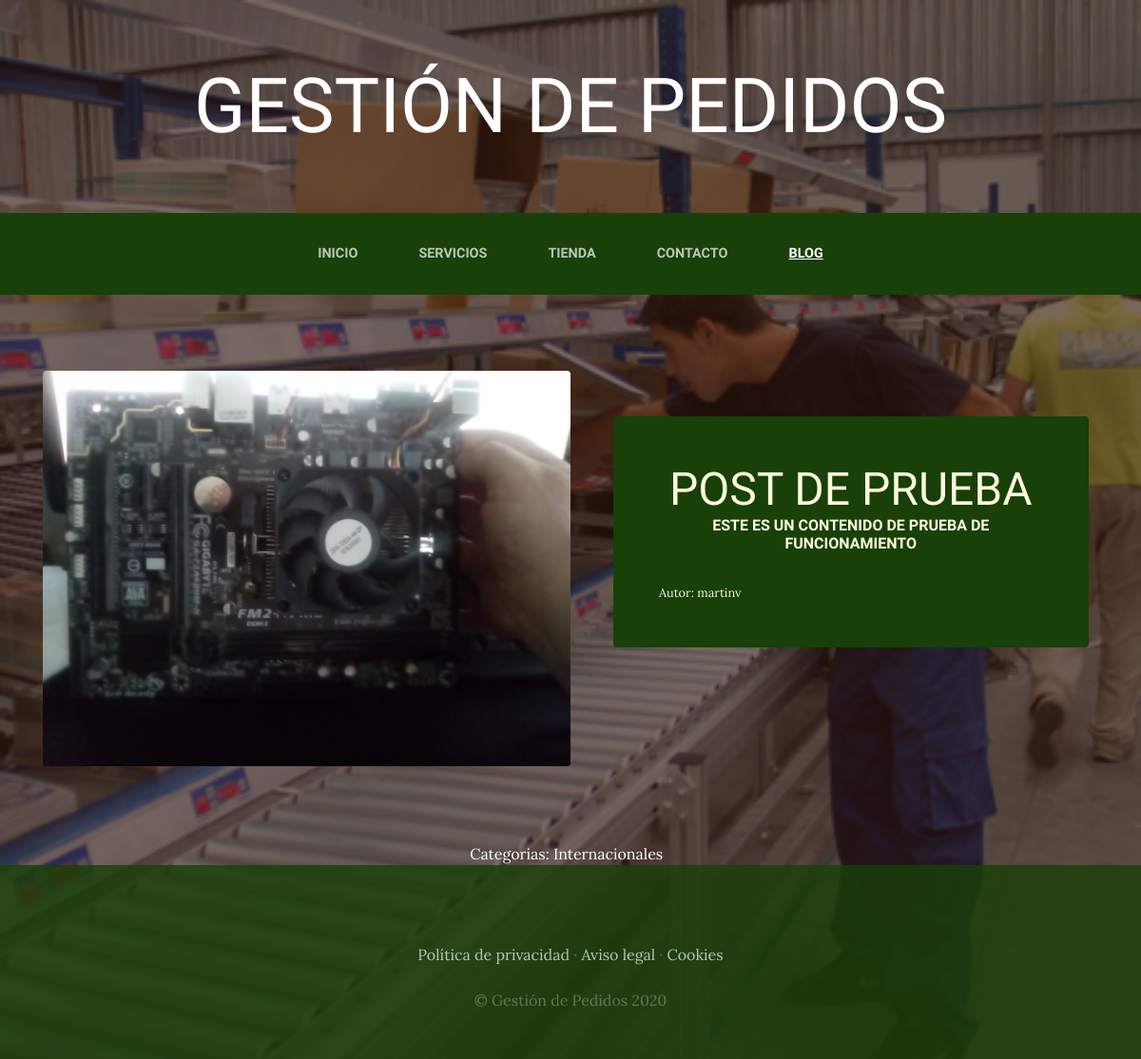
Screenshot of /blog/categoria/2/ with the database file from the repository.
### blog/models.py (models this page shows, shortened)
class Post(models.Model):
    titulo=models.CharField(max_length=50)
    contenido=models.CharField(max_length=50)
    imagen=models.ImageField(upload_to='blog', null=True,blank=True)
    autor=models.ForeignKey(User, on_delete=models.CASCADE)
    categorias=models.ManyToManyField(Categoria)
    created=models.DateTimeField(auto_now_add=True)
    updated=models.DateTimeField(auto_now_add=True)
    class Meta:
        verbose_name='post'
        verbose_name_plural='posts'

class Categoria(models.Model):
    nombre=models.CharField(max_length=50)
    created=models.DateTimeField(auto_now_add=True)
    updated=models.DateTimeField(auto_now_add=True)
    class Meta:
        verbose_name='categoria'
        verbose_name_plural='categorias'

### blog/views.py (the view)
# urls.py: path('categoria/<categoria_id>/', views.categoria,name="categoria"),
def categoria(request, categoria_id):
    categoria=Categoria.objects.get(id=categoria_id)
    posts=Post.objects.filter(categorias=categoria)
    return render(request, "blog/categoria.html",{"categoria": categoria,"posts": posts })

### blog/templates/blog/categoria.html
{% extends "ProyectoWebApp/base.html" %}
{% load static %}
{% block content %}
     {% for post in posts %}
     <section class="page-section clearfix">
      <div class="container">
        <div class="intro">
          <img class="intro-img img-fluid mb-3 mb-lg-0 rounded" src="{{post.imagen.url}}" style="width:50% ">
          <div class="intro-text left-0 text-center bg-faded p-5 rounded">
            <h2 class="section-heading mb-4" >
              <span class="section-heading-lower">{{post.titulo}}</span>
              <span class="section-heading-upper">{{post.contenido}}</span>
            </h2>
            <div style="text-align: left; font-size:0.8em;" >
              Autor: {{post.autor}}
            </div>
          </div>
        </div>
      </div>
    </section>
      {% endfor %}
      <section>
        <div style="width:75% ; margin:auto; text-align: center; color:white ">
          Categorias:
          {% for post in posts %}
              {% for categoria in post.categorias.all %}
                  {{categoria.nombre}} &nbsp;
              {% endfor %}
          {% endfor %}
        </div>
      </section>
{% endblock %}

### ProyectoWebApp/static/ProyectoWebApp/css/gestion.css (style rules this page uses)
body { font-family: 'Lora'; background: linear-gradient(rgba(47, 23, 15, 0.65), rgba(47, 23, 15, 0.65)), url("../img/bg_main.jpg"); background-attachment: fixed; background-position: center; background-size: cover; }
h1, h2, h3, h4, h5, h6 { font-family: 'Raleway'; }
.page-section { margin-top: 5rem; margin-bottom: 5rem; }
.section-heading { text-transform: uppercase; }
.section-heading .section-heading-upper { display: block; font-size: 1rem; font-weight: 800; padding-bottom:.5rem; }
.section-heading .section-heading-lower { display: block; font-size: 3rem; font-weight: 100; }
.bg-faded { background-color: rgba(255, 255, 255, 0.85); }
.intro { position: relative; }
@media (min-width: 992px) { .intro .intro-img { width: 75%; float: left; } }
@media (min-width: 992px) { .intro .intro-text { left: 600; width: 60%; margin-top: 3rem; background-color: rgba(24, 64, 8); color: cornsilk; position: absolute; } }
@media (min-width: 1200px) { .intro .intro-text { width: 45%; } }

### rows the page displays
Post: imagen (picture), titulo "POST DE PRUEBA", contenido "ESTE ES UN CONTENIDO DE PRUEBA DE FUNCIONAMIENTO", autor "martinv"
Categoria: nombre "Internacionales"
